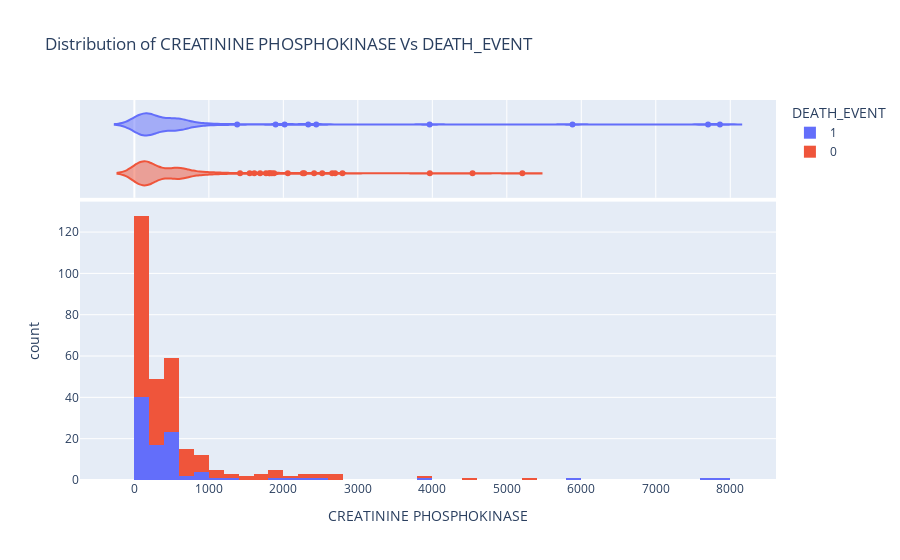

The code cell stored with this chart in its notebook:
### Markdown cell above
**CREATININE PHOSPHOKINASE**

### Code cell
fig = px.histogram(heart_failure_df, x="creatinine_phosphokinase", color="DEATH_EVENT", marginal="violin", hover_data=heart_failure_df.columns, 
                   title ="Distribution of CREATININE PHOSPHOKINASE Vs DEATH_EVENT", 
                   labels={"creatinine_phosphokinase": "CREATININE PHOSPHOKINASE"})
fig.show()

### Figure 1 — Plotly figure (JSON) as saved in the notebook; plotly's stock layout.template omitted (floating-point values rounded to 4 significant figures; data arrays with more than 128 entries replaced by an {"elided": "..."} marker saying what was removed)
{"data": [{"alignmentgroup": "True", "bingroup": "x", "hovertemplate": "DEATH_EVENT=1<br>CREATININE PHOSPHOKINASE=%{x}<br>count=%{y}<extra></extra>", "legendgroup": "1", "marker": {"color": "#636efa"}, "name": "1", "offsetgroup": "1", "orientation": "v", "showlegend": true, "type": "histogram", "x": [582, 7861, 146, 111, 160, 47, 246, 315, 157, 123, 81, 231, 981, 168, 379, 149, 582, 125, 582, 128, 220, 582, 148, 112, 122, 60, 70, 582, 23, 249, 94, 582, 60, 855, 235, 582, 124, 571, 588, 582, 1380, 582, 553, 129, 577, 91, 3964, 69, 260, 371, 789, 364, 7702, 318, 582, 68, 250, 110, 161, 113, 5882, 582, 47, 76, 280, 154, 328, 129, 143, 582, 582, 168, 805, 943, 582, 233, 2334, 2442, 776, 66, 176, 395, 99, 145, 104, 582, 1896, 582, 418, 131, 427, 582, 166, 2017, 258, 1199], "xaxis": "x", "yaxis": "y"}, {"alignmentgroup": "True", "customdata": {"elided": "96x13 float values"}, "hovertemplate": "DEATH_EVENT=%{customdata[12]}<br>CREATININE PHOSPHOKINASE=%{customdata[2]}<br>age=%{customdata[0]}<br>anaemia=%{customdata[1]}<br>diabetes=%{customdata[3]}<br>ejection_fraction=%{customdata[4]}<br>high_blood_pressure=%{customdata[5]}<br>platelets=%{customdata[6]}<br>serum_creatinine=%{customdata[7]}<br>serum_sodium=%{customdata[8]}<br>sex=%{customdata[9]}<br>smoking=%{customdata[10]}<br>time=%{customdata[11]}<extra></extra>", "legendgroup": "1", "marker": {"color": "#636efa"}, "name": "1", "offsetgroup": "1", "scalegroup": "x", "showlegend": false, "type": "violin", "x": [582, 7861, 146, 111, 160, 47, 246, 315, 157, 123, 81, 231, 981, 168, 379, 149, 582, 125, 582, 128, 220, 582, 148, 112, 122, 60, 70, 582, 23, 249, 94, 582, 60, 855, 235, 582, 124, 571, 588, 582, 1380, 582, 553, 129, 577, 91, 3964, 69, 260, 371, 789, 364, 7702, 318, 582, 68, 250, 110, 161, 113, 5882, 582, 47, 76, 280, 154, 328, 129, 143, 582, 582, 168, 805, 943, 582, 233, 2334, 2442, 776, 66, 176, 395, 99, 145, 104, 582, 1896, 582, 418, 131, 427, 582, 166, 2017, 258, 1199], "xaxis": "x2", "yaxis": "y2"}, {"alignmentgroup": "True", "bingroup": "x", "hovertemplate": "DEATH_EVENT=0<br>CREATININE PHOSPHOKINASE=%{x}<br>count=%{y}<extra></extra>", "legendgroup": "0", "marker": {"color": "#EF553B"}, "name": "0", "offsetgroup": "0", "orientation": "v", "showlegend": true, "type": "histogram", "x": {"elided": "203 int values"}, "xaxis": "x", "yaxis": "y"}, {"alignmentgroup": "True", "customdata": {"elided": "203x13 float values"}, "hovertemplate": "DEATH_EVENT=%{customdata[12]}<br>CREATININE PHOSPHOKINASE=%{customdata[2]}<br>age=%{customdata[0]}<br>anaemia=%{customdata[1]}<br>diabetes=%{customdata[3]}<br>ejection_fraction=%{customdata[4]}<br>high_blood_pressure=%{customdata[5]}<br>platelets=%{customdata[6]}<br>serum_creatinine=%{customdata[7]}<br>serum_sodium=%{customdata[8]}<br>sex=%{customdata[9]}<br>smoking=%{customdata[10]}<br>time=%{customdata[11]}<extra></extra>", "legendgroup": "0", "marker": {"color": "#EF553B"}, "name": "0", "offsetgroup": "0", "scalegroup": "x", "showlegend": false, "type": "violin", "x": {"elided": "203 int values"}, "xaxis": "x2", "yaxis": "y2"}], "layout": {"barmode": "relative", "legend": {"title": {"text": "DEATH_EVENT"}, "tracegroupgap": 0}, "title": {"text": "Distribution of CREATININE PHOSPHOKINASE Vs DEATH_EVENT"}, "xaxis": {"anchor": "y", "domain": [0, 1], "title": {"text": "CREATININE PHOSPHOKINASE"}}, "xaxis2": {"anchor": "y2", "domain": [0, 1], "matches": "x", "showgrid": true, "showticklabels": false}, "yaxis": {"anchor": "x", "domain": [0, 0.7326], "title": {"text": "count"}}, "yaxis2": {"anchor": "x2", "domain": [0.7426, 1], "matches": "y2", "showgrid": false, "showline": false, "showticklabels": false, "ticks": ""}}}
